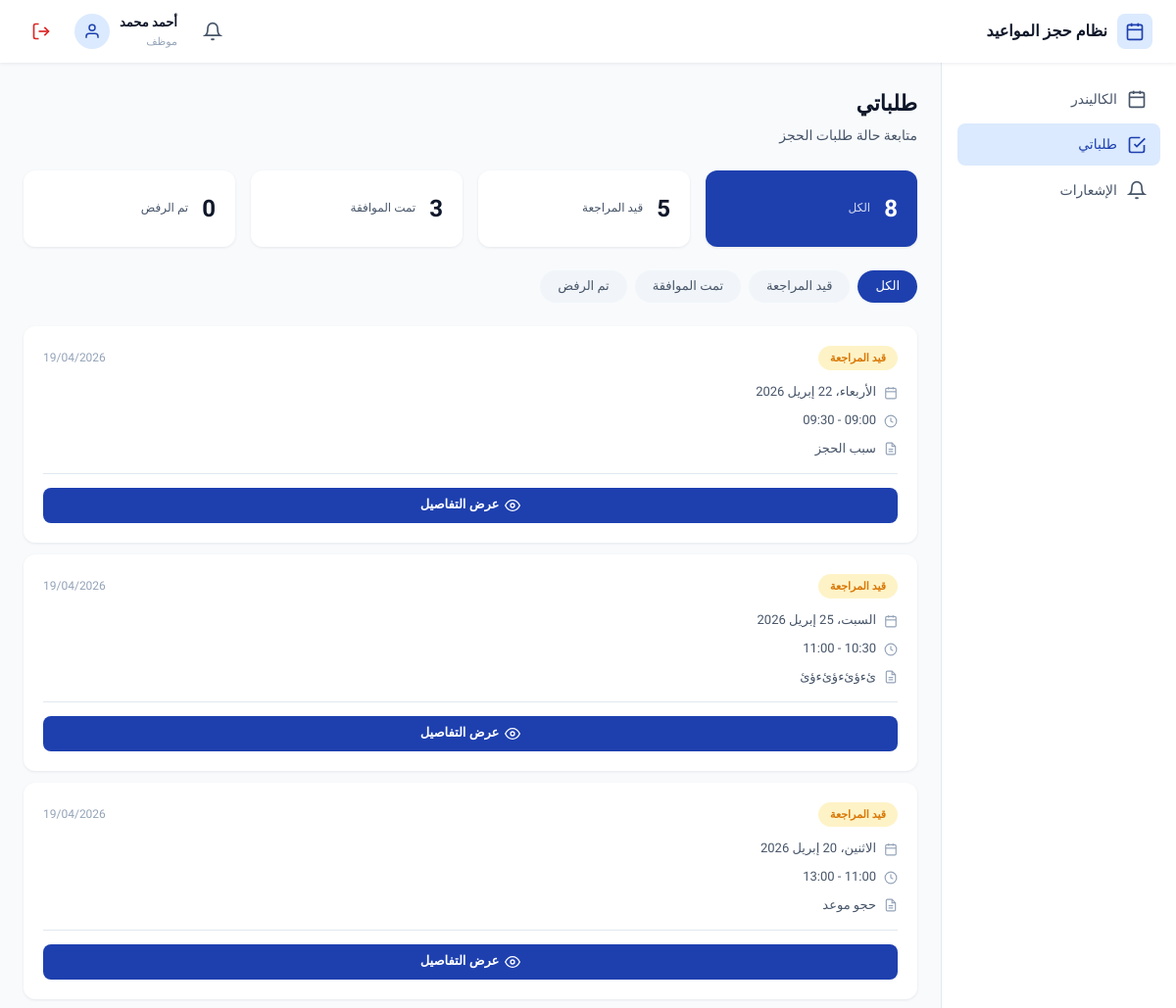
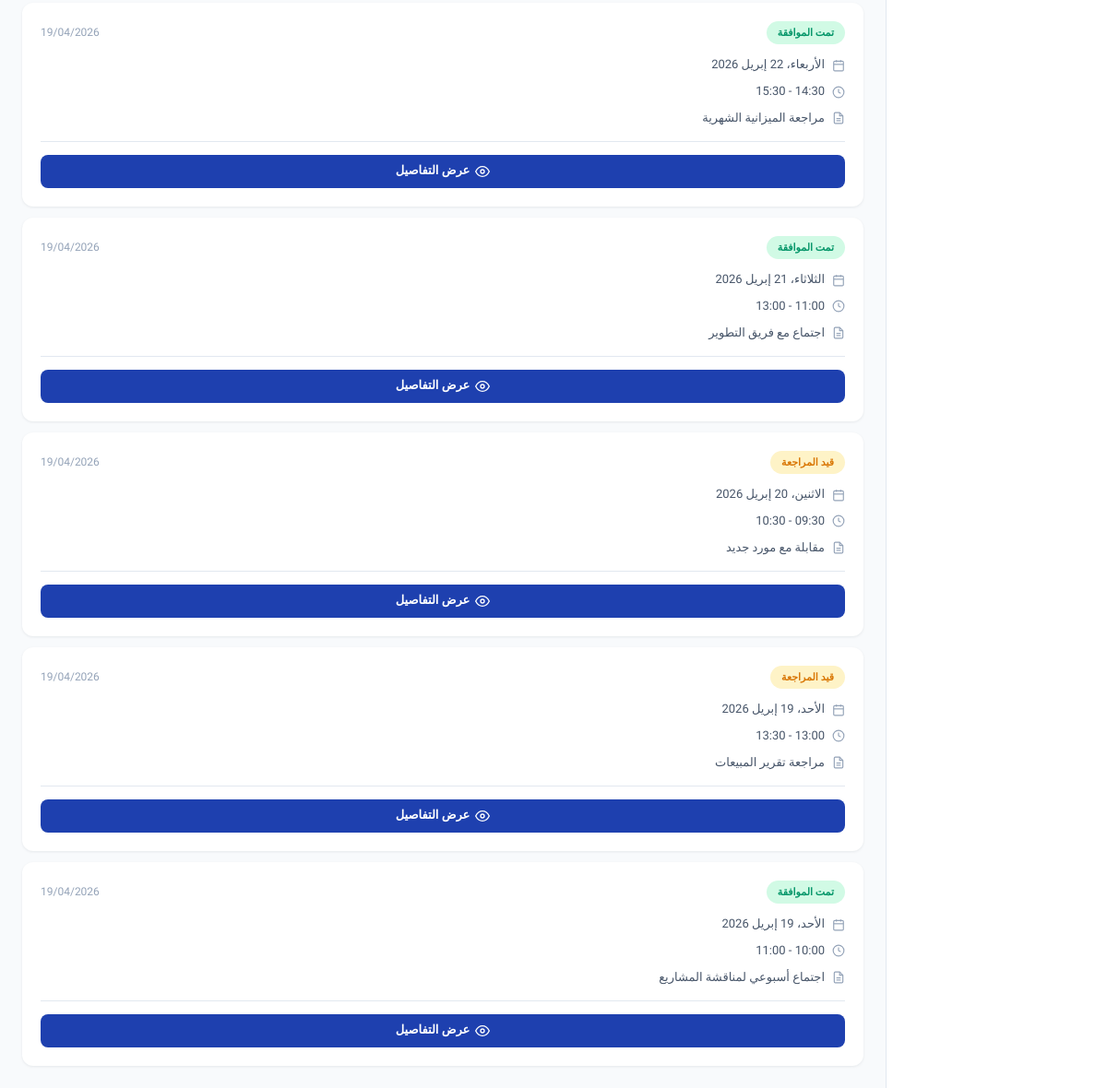
Screenshot of /employee/requests/ (signed in) with the database file from the repository (2 pictures, top to bottom).
### appointments/models.py (models this page shows, shortened)
class User(AbstractUser):
    ROLE_CHOICES = [
        ('employee', 'موظف'),
        ('secretary', 'سكرتارية'),
        ('executive', 'مدير تنفيذي'),
    ]
    role = models.CharField(max_length=20, choices=ROLE_CHOICES, default='employee', verbose_name='الدور')
    name = models.CharField(max_length=100, verbose_name='الاسم', blank=True)
    phone_number = models.CharField(max_length=20, verbose_name='رقم الهاتف', blank=True, null=True)
    branch = models.ForeignKey(Branch, on_delete=models.SET_NULL, null=True, blank=True, related_name='employees', verbose_name='الفرع')
    class Meta:
        verbose_name = 'مستخدم'
        verbose_name_plural = 'المستخدمون'

class Appointment(models.Model):
    STATUS_CHOICES = [
        ('pending', 'قيد المراجعة'),
        ('approved', 'تمت الموافقة'),
        ('rejected', 'تم الرفض'),
    ]
    DURATION_CHOICES = [
        (30, 'نصف ساعة'),
        (60, 'ساعة'),
        (120, 'ساعتين'),
    ]
    employee = models.ForeignKey(User, on_delete=models.CASCADE, related_name='appointments', verbose_name='الموظف', limit_choices_to={'role': 'employee'})
    day = models.DateField(verbose_name='اليوم')
    start_time = models.TimeField(verbose_name='من الساعة')
    duration = models.IntegerField(choices=DURATION_CHOICES, default=60, verbose_name='المدة')
    reason = models.TextField(verbose_name='سبب الحجز')
    notes = models.TextField(blank=True, null=True, verbose_name='ملاحظات إضافية')
    status = models.CharField(max_length=20, choices=STATUS_CHOICES, default='pending', verbose_name='الحالة')
    created_at = models.DateTimeField(auto_now_add=True, verbose_name='تاريخ الإنشاء')
    class Meta:
        verbose_name = 'موعد'
        verbose_name_plural = 'المواعيد'
        ordering = ['-created_at']
    @property
    def end_time(self):
        from datetime import datetime, timedelta
        dt = datetime.combine(self.day, self.start_time)
        end = dt + timedelta(minutes=self.duration)
        return end.time()
    @property
    def status_label(self):
        return dict(self.STATUS_CHOICES)[self.status]

### appointments/views.py (the view)
# urls.py: path('employee/requests/', views.employee_requests_view, name='employee_requests'),
@login_required
def employee_requests_view(request):
    if request.user.role != 'employee':
        return redirect('dashboard')
    status_filter = request.GET.get('status', 'all')
    my_appointments = Appointment.objects.filter(employee=request.user)
    if status_filter in ['pending', 'approved', 'rejected']:
        my_appointments = my_appointments.filter(status=status_filter)
    context = {
        'appointments': my_appointments.order_by('-created_at'),
        'status_filter': status_filter,
        'counts': {
            'all': Appointment.objects.filter(employee=request.user).count(),
            'pending': Appointment.objects.filter(employee=request.user, status='pending').count(),
            'approved': Appointment.objects.filter(employee=request.user, status='approved').count(),
            'rejected': Appointment.objects.filter(employee=request.user, status='rejected').count(),
        },
    }
    return render(request, 'appointments/employee_requests.html', context)

### templates/appointments/employee_requests.html (shortened to what this page needs)
{% extends 'base.html' %}
{% block content %}
<div class="page-header">
    <h1 class="page-title">طلباتي</h1>
    <p class="page-desc">متابعة حالة طلبات الحجز</p>
</div>
<div class="stats-row">
    <a href="?status=all" class="stat-card {% if status_filter == 'all' %}stat-active{% endif %}">
        <span class="stat-num">{{ counts.all }}</span>
        <span class="stat-label">الكل</span>
    </a>
    <a href="?status=pending" class="stat-card {% if status_filter == 'pending' %}stat-active{% endif %}">
        <span class="stat-num">{{ counts.pending }}</span>
        <span class="stat-label">قيد المراجعة</span>
    </a>
    <a href="?status=approved" class="stat-card {% if status_filter == 'approved' %}stat-active{% endif %}">
        <span class="stat-num">{{ counts.approved }}</span>
        <span class="stat-label">تمت الموافقة</span>
    </a>
    <a href="?status=rejected" class="stat-card {% if status_filter == 'rejected' %}stat-active{% endif %}">
        <span class="stat-num">{{ counts.rejected }}</span>
        <span class="stat-label">تم الرفض</span>
    </a>
</div>
<div class="filter-row">
    <a href="?status=all" class="filter-pill {% if status_filter == 'all' %}active{% endif %}">الكل</a>
    <a href="?status=pending" class="filter-pill {% if status_filter == 'pending' %}active{% endif %}">قيد المراجعة</a>
    <a href="?status=approved" class="filter-pill {% if status_filter == 'approved' %}active{% endif %}">تمت الموافقة</a>
    <a href="?status=rejected" class="filter-pill {% if status_filter == 'rejected' %}active{% endif %}">تم الرفض</a>
</div>
{% if appointments %}
<div class="requests-list">
    {% for apt in appointments %}
    <div class="request-card">
        <div class="request-header">
            <span class="status-badge status-{{ apt.status }}">{{ apt.status_label }}</span>
            <span class="request-date">{{ apt.created_at|date:"d/m/Y" }}</span>
        </div>
        <div class="request-body">
            <div class="request-info">
                <svg width="14" height="14" viewBox="0 0 24 24" fill="none" stroke="currentColor" stroke-width="2"><rect x="3" y="4" width="18" height="18" rx="2" ry="2"></rect><line x1="16" y1="2" x2="16" y2="6"></line><line x1="8" y1="2" x2="8" y2="6"></line><line x1="3" y1="10" x2="21" y2="10"></line></svg>
                {{ apt.day|date:"l، d M Y" }}
            </div>
            <div class="request-info">
                <svg width="14" height="14" viewBox="0 0 24 24" fill="none" stroke="currentColor" stroke-width="2"><circle cx="12" cy="12" r="10"></circle><polyline points="12 6 12 12 16 14"></polyline></svg>
                {{ apt.start_time|date:"H:i" }} - {{ apt.end_time|date:"H:i" }}
            </div>
            <div class="request-info">
                <svg width="14" height="14" viewBox="0 0 24 24" fill="none" stroke="currentColor" stroke-width="2"><path d="M14 2H6a2 2 0 0 0-2 2v16a2 2 0 0 0 2 2h12a2 2 0 0 0 2-2V8z"></path><polyline points="14 2 14 8 20 8"></polyline><line x1="16" y1="13" x2="8" y2="13"></line><line x1="16" y1="17" x2="8" y2="17"></line></svg>
                {{ apt.reason }}
            </div>
        </div>
        <div class="request-actions">
            <a href="{% url 'appointment_detail' apt.pk %}" class="btn btn-primary">
                <svg width="16" height="16" viewBox="0 0 24 24" fill="none" stroke="currentColor" stroke-width="2"><path d="M1 12s4-8 11-8 11 8 11 8-4 8-11 8-11-8-11-8z"></path><circle cx="12" cy="12" r="3"></circle></svg>
                عرض التفاصيل
            </a>
        </div>
    </div>
    {% endfor %}
</div>
{% endif %}
{% endblock %}

### templates/base.html (shortened to what this page needs)
{% load static %}
<!DOCTYPE html>
<html lang="ar" dir="rtl">
<head>
    <link rel="stylesheet" href="{% static 'css/style.css' %}">
</head>
<body>
    {% if user.is_authenticated %}
    <header class="header">
        <div class="header-logo">
            <div class="logo-icon">
                <svg width="20" height="20" viewBox="0 0 24 24" fill="none" stroke="currentColor" stroke-width="2">
                    <rect x="3" y="4" width="18" height="18" rx="2" ry="2"></rect>
                    <line x1="16" y1="2" x2="16" y2="6"></line>
                    <line x1="8" y1="2" x2="8" y2="6"></line>
                    <line x1="3" y1="10" x2="21" y2="10"></line>
                </svg>
            </div>
            <span class="logo-text">نظام حجز المواعيد</span>
        </div>
        <div class="header-actions">
            <div class="notifications-wrapper">
                <button class="notifications-btn" id="notificationsBtn" onclick="toggleNotifications()">
                    <svg width="20" height="20" viewBox="0 0 24 24" fill="none" stroke="currentColor" stroke-width="2">
                        <path d="M18 8A6 6 0 0 0 6 8c0 7-3 9-3 9h18s-3-2-3-9"></path>
                        <path d="M13.73 21a2 2 0 0 1-3.46 0"></path>
                    </svg>
                </button>
            </div>
            <div class="user-info">
                <div class="user-text">
                    <span class="user-name">{{ user.name|default:user.username }}</span>
                    <span class="user-role">{{ user.get_role_display }}</span>
                </div>
                <div class="user-avatar">
                    <svg width="18" height="18" viewBox="0 0 24 24" fill="none" stroke="currentColor" stroke-width="2">
                        <path d="M20 21v-2a4 4 0 0 0-4-4H8a4 4 0 0 0-4 4v2"></path>
                        <circle cx="12" cy="7" r="4"></circle>
                    </svg>
                </div>
            </div>
            <a href="{% url 'logout' %}" class="logout-btn" title="تسجيل الخروج">
                <svg width="20" height="20" viewBox="0 0 24 24" fill="none" stroke="currentColor" stroke-width="2">
                    <path d="M9 21H5a2 2 0 0 1-2-2V5a2 2 0 0 1 2-2h4"></path>
                    <polyline points="16 17 21 12 16 7"></polyline>
                    <line x1="21" y1="12" x2="9" y2="12"></line>
                </svg>
            </a>
        </div>
    </header>
    <div class="main-layout">
        <aside class="sidebar">
            <nav class="sidebar-nav">
                {% if user.role == 'employee' %}
                <a href="{% url 'employee_calendar' %}" class="nav-item {% if request.resolver_match.url_name == 'employee_calendar' %}active{% endif %}">
                    <svg width="20" height="20" viewBox="0 0 24 24" fill="none" stroke="currentColor" stroke-width="2">
                        <rect x="3" y="4" width="18" height="18" rx="2" ry="2"></rect>
                        <line x1="16" y1="2" x2="16" y2="6"></line>
                        <line x1="8" y1="2" x2="8" y2="6"></line>
                        <line x1="3" y1="10" x2="21" y2="10"></line>
                    </svg>
                    <span>الكاليندر</span>
                </a>
                <a href="{% url 'employee_requests' %}" class="nav-item {% if request.resolver_match.url_name == 'employee_requests' %}active{% endif %}">
                    <svg width="20" height="20" viewBox="0 0 24 24" fill="none" stroke="currentColor" stroke-width="2">
                        <path d="M9 11l3 3L22 4"></path>
                        <path d="M21 12v7a2 2 0 0 1-2 2H5a2 2 0 0 1-2-2V5a2 2 0 0 1 2-2h11"></path>
                    </svg>
                    <span>طلباتي</span>
                </a>
                {% endif %}
                <a href="{% url 'notifications_page' %}" class="nav-item {% if request.resolver_match.url_name == 'notifications_page' %}active{% endif %}">
                    <svg width="20" height="20" viewBox="0 0 24 24" fill="none" stroke="currentColor" stroke-width="2">
                        <path d="M18 8A6 6 0 0 0 6 8c0 7-3 9-3 9h18s-3-2-3-9"></path>
                        <path d="M13.73 21a2 2 0 0 1-3.46 0"></path>
                    </svg>
                    <span>الإشعارات</span>
                </a>
            </nav>
        </aside>
        <main class="main-content">
            {% block content %}{% endblock %}
        </main>
    </div>
    {% endif %}
</body>
</html>

### rows the page displays
User: name "أحمد محمد", role "موظف"
Appointment: status_label "قيد المراجعة", created_at "19/04/2026", day "الأربعاء، 22 إبريل 2026", end_time "09:30", reason "سبب الحجز"
Appointment: status_label "قيد المراجعة", created_at "19/04/2026", day "السبت، 25 إبريل 2026", end_time "11:00", reason "ئءؤئءؤئءؤئ"
Appointment: status_label "قيد المراجعة", created_at "19/04/2026", day "الاثنين، 20 إبريل 2026", end_time "13:00", reason "حجو موعد"
Appointment: status_label "تمت الموافقة", created_at "19/04/2026", day "الأربعاء، 22 إبريل 2026", end_time "15:30", reason "مراجعة الميزانية الشهرية"
Appointment: status_label "تمت الموافقة", created_at "19/04/2026", day "الثلاثاء، 21 إبريل 2026", end_time "13:00", reason "اجتماع مع فريق التطوير"
Appointment: status_label "قيد المراجعة", created_at "19/04/2026", day "الاثنين، 20 إبريل 2026", end_time "10:30", reason "مقابلة مع مورد جديد"
Appointment: status_label "قيد المراجعة", created_at "19/04/2026", day "الأحد، 19 إبريل 2026", end_time "13:30", reason "مراجعة تقرير المبيعات"
Appointment: status_label "تمت الموافقة", created_at "19/04/2026", day "الأحد، 19 إبريل 2026", end_time "11:00", reason "اجتماع أسبوعي لمناقشة المشاريع"

### other values shown
{{ counts.all }} "8"
{{ counts.pending }} "5"
{{ counts.approved }} "3"
{{ counts.rejected }} "0"
